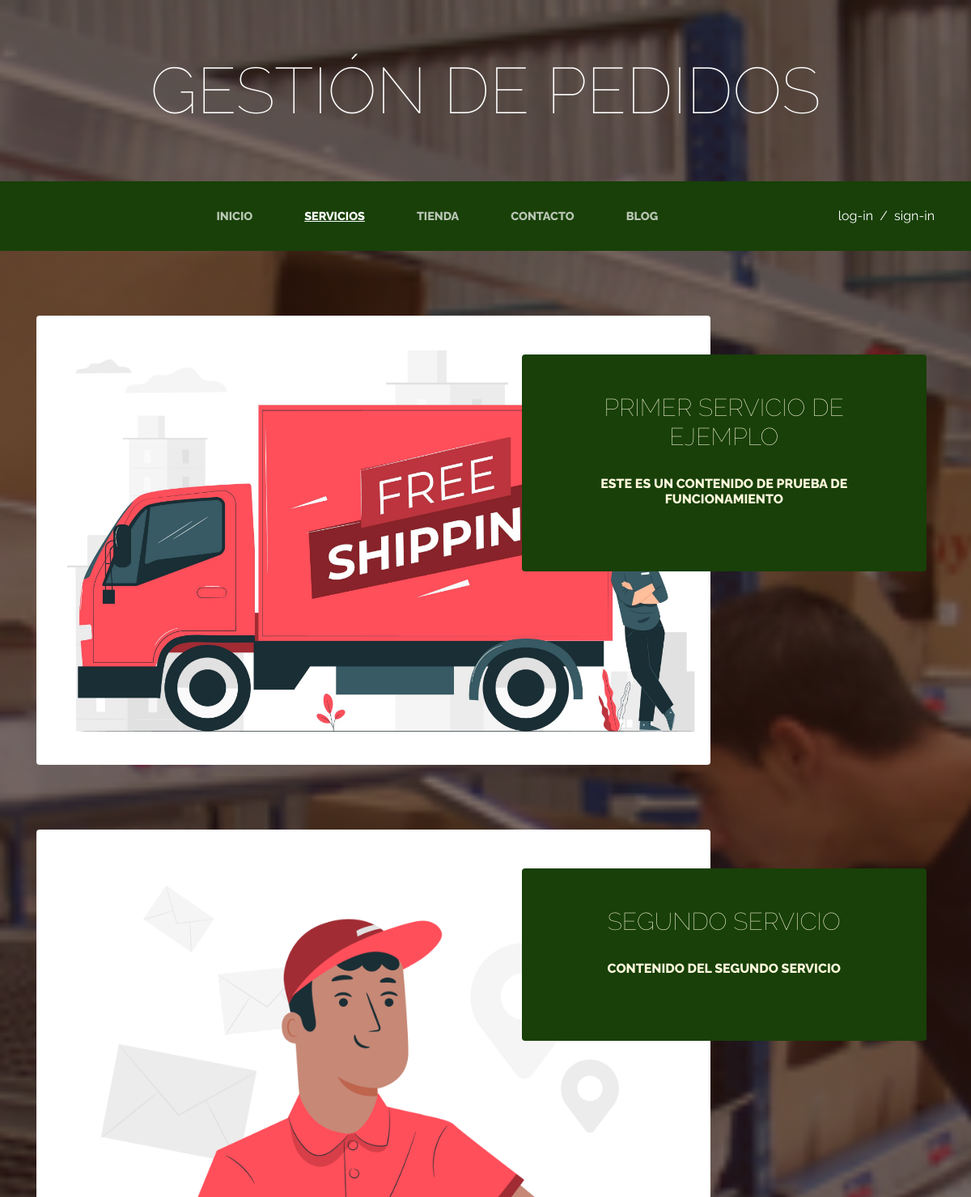
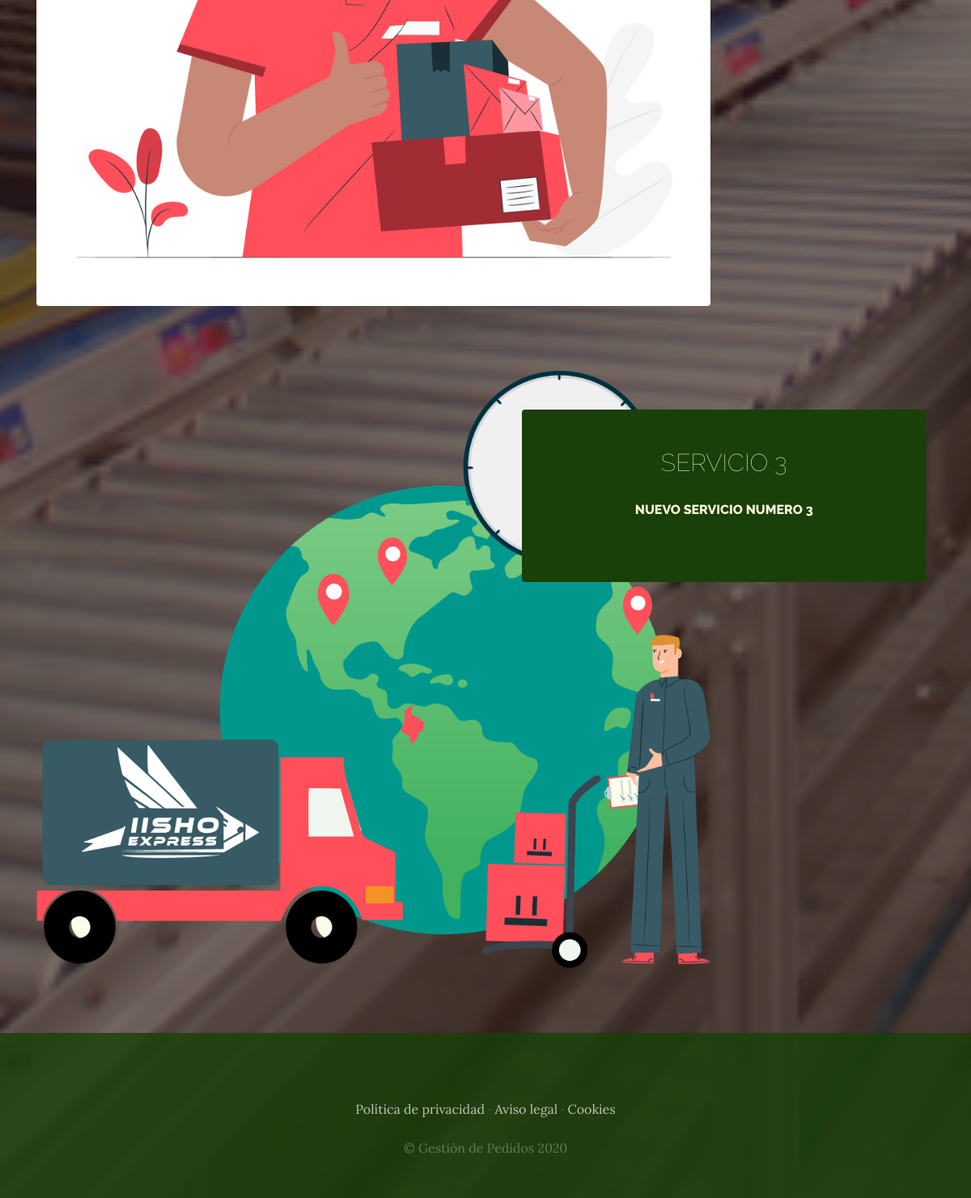
The app's page /servicios/ with its own data (2 pictures, top to bottom).
### servicios/models.py (models this page shows, shortened)
class servicios(models.Model):
    titulo = models.CharField(max_length=200)
    contenido = models.TextField()
    imagen = models.ImageField(upload_to='servicios')
    created = models.DateField(auto_now_add=True)
    updated = models.DateField(auto_now_add=True)
    class Meta:
        verbose_name = 'servicio'
        verbose_name_plural = 'servicios'

### servicios/views.py (the view)
# urls.py: path('', views.servicio, name='Servicios'),
def servicio(request):
    servicio = servicios.objects.all()
    return render(request, 'servicios/servicios.html', {'servicios':servicio})

### carro/context_processor.py (called while the page is built)
def importe_total_carro(request):
    total = 0
    if request.user.is_authenticated:
        carro =  request.session.get('carro')
        if carro:
            for i in carro:
                total += float(carro[i]['precio'])
    return {'TOTAL_CARRO':total}

### servicios/templates/servicios/servicios.html
{% extends 'ProyectApp/base.html' %}
{% load static %}
{% block content %}
    {% for i in servicios %}
        <section class="page-section clearfix">
            <div class="container">
              <div class="intro">
                <img class="intro-img img-fluid mb-3 mb-lg-0 rounded" src='{{ i.imagen.url }}' alt="">
                <div class="intro-text left-0 text-center bg-faded p-5 rounded">
                  <h2 class="section-heading mb-4" >
                    <span class="section-heading-lower", style="font-size:30px; padding-bottom:30px">{{ i.titulo }}</span>
                    <span class="section-heading-upper">{{ i.contenido }} </span>
                  </h2>
                </div>
              </div>
            </div>
          </section>
    {% endfor %}
{% endblock %}

### ProyectApp/static/ProyectApp/css/gestion.css (style rules this page uses)
body { font-family: 'Lora'; background: linear-gradient(rgba(47, 23, 15, 0.65), rgba(47, 23, 15, 0.65)), url("../img/bg_main.jpg"); background-attachment: fixed; background-position: center; background-size: cover; }
h1, h2, h3, h4, h5, h6 { font-family: 'Raleway'; }
.page-section { margin-top: 5rem; margin-bottom: 5rem; }
.section-heading { text-transform: uppercase; }
.section-heading .section-heading-upper { display: block; font-size: 1rem; font-weight: 800; padding-bottom:.5rem; }
.section-heading .section-heading-lower { display: block; font-size: 3rem; font-weight: 100; }
.bg-faded { background-color: rgba(255, 255, 255, 0.85); }
.intro { position: relative; }
@media (min-width: 992px) { .intro .intro-img { width: 75%; float: left; } }
@media (min-width: 992px) { .intro .intro-text { left: 600; width: 60%; margin-top: 3rem; background-color: rgba(24, 64, 8); color: cornsilk; position: absolute; } }
@media (min-width: 1200px) { .intro .intro-text { width: 45%; } }

### records on screen
servicios: imagen (picture), titulo "PRIMER SERVICIO DE EJEMPLO", contenido "ESTE ES UN CONTENIDO DE PRUEBA DE FUNCIONAMIENTO"
servicios: imagen (picture), titulo "SEGUNDO SERVICIO", contenido "CONTENIDO DEL SEGUNDO SERVICIO"
servicios: imagen (picture), titulo "SERVICIO 3", contenido "NUEVO SERVICIO NUMERO 3"
